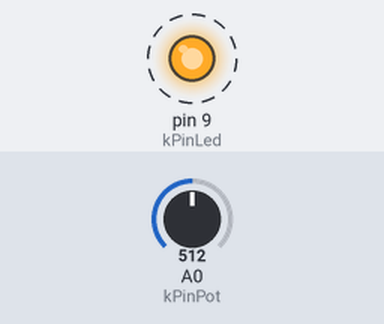
Recording of a sketch running on a simulated Arduino Uno, built with avr-gcc and run on an emulated ATmega328P. Shown: output pins drawn as LEDs (lit = HIGH). Dashed ring = blinking. The inputs (shaded band) are chosen by the test bench; at power-on: A0 (kPinPot) = 512.

Above: at 1.08 s.
1.3 s: A0 (kPinPot) set to 0
3.0 s: A0 (kPinPot) set to 3
4.5 s: A0 (kPinPot) set to 6
At 5.7 s:
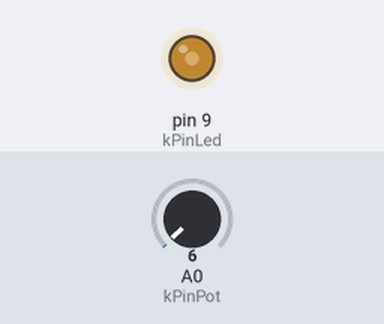
6.0 s: A0 (kPinPot) set to 122
At 7.14 s:
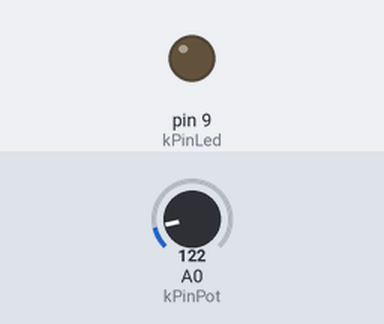
At 8.13 s:
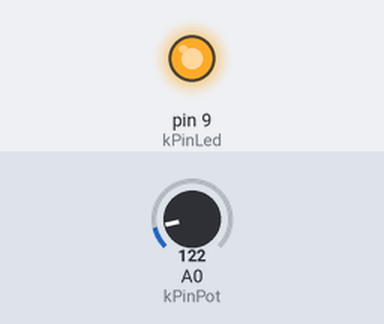
Timing chart, 0 to 10.0 s (numbered marks = the images above; inputs shaded):
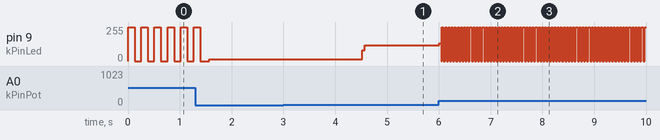

The sketch:

AnalogIn_flashing_time_.ino
```cpp
const int kPinPot = A0;
const int kPinLed = 9;
int flashing = 0;
int sensorValue = 0;
void setup() {
  pinMode(kPinPot, INPUT);
  pinMode(kPinLed, OUTPUT);

}

void loop() {
  sensorValue = analogRead(kPinPot);
  flashing = map(sensorValue, 0, 1023, 0, 255);
  digitalWrite(kPinLed, HIGH);
  delay(flashing);
  digitalWrite(kPinLed, LOW);
  delay(flashing);
}
```

Measured:
- after the input at 3.0 s, every drawn part: stays the same
- after the input at 4.5 s, pin 9 (kPinLed): 12/255 → 118/255 at once
- after the input at 6.0 s, pin 9 (kPinLed): 118/255 → 135/255 at once, then repeats every 0.04 s: 0/255 0.01 s, 255/255 0.03 s
